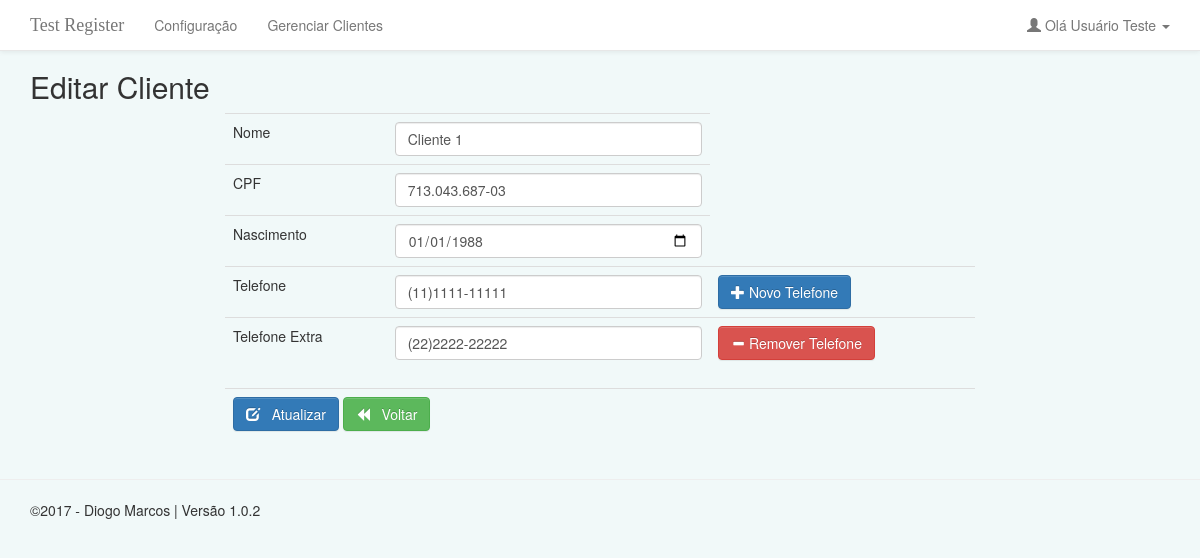
The app's page /edit-cliente.php?id=1 (signed in) with its own data.
### tables this page shows
CREATE TABLE IF NOT EXISTS `client` (
  `id` INT NOT NULL AUTO_INCREMENT,
  `name` VARCHAR(120) NOT NULL COMMENT 'Nome do Cliente',
  `cpf` VARCHAR(20) NOT NULL COMMENT 'CPF do Cliente',
  `general_registration` VARCHAR(20) NULL COMMENT 'RG do Cliente',
  `date_of_birth` DATE NOT NULL COMMENT 'Data de nascimento do Cliente',
  `created_at` DATETIME NOT NULL COMMENT 'Data e hora de cadastro do Cliente',
  PRIMARY KEY (`id`),
  UNIQUE INDEX `cpf_UNIQUE` (`cpf` ASC));

CREATE TABLE IF NOT EXISTS `phone` (
  `id` INT NOT NULL AUTO_INCREMENT,
  `client_id` INT NOT NULL,
  `number` VARCHAR(20) NULL,
  PRIMARY KEY (`id`, `client_id`),
  INDEX `fk_phone_client_idx` (`client_id` ASC),
  CONSTRAINT `fk_phone_client`
    FOREIGN KEY (`client_id`)
    REFERENCES `client` (`id`)
    ON DELETE NO ACTION
    ON UPDATE NO ACTION);

CREATE TABLE IF NOT EXISTS `configuration` (
  `id` INT NOT NULL AUTO_INCREMENT,
  `website_name` VARCHAR(60) NOT NULL,
  `version` VARCHAR(10) NULL,
  `state_id` INT NOT NULL,
  PRIMARY KEY (`id`, `state_id`),
  INDEX `fk_configuration_state1_idx` (`state_id` ASC),
  CONSTRAINT `fk_configuration_state1`
    FOREIGN KEY (`state_id`)
    REFERENCES `state` (`id`)
    ON DELETE NO ACTION
    ON UPDATE NO ACTION);

### includes/Connection.php (called while the page is built, shortened)
<?php
class Connection {
    private static $instance;
    public static function getInstance()
    {
        if (!isset(self::$instance)) {
            try {
                self::$instance = new PDO('mysql:host='.self::DB_HOST.';dbname='.self::DB_NAME.';charset=utf8', self::DB_USER, self::DB_PASSWORD);
                self::$instance->setAttribute(PDO::ATTR_ERRMODE, PDO::ERRMODE_EXCEPTION);
            } catch (PDOException $exception) {
                echo 'There was an error making the connection'.$exception->getMessage();
                exit();
            }
        }
        return self::$instance;
    }
}

### Controller/ConfigurationDao.php (called while the page is built, shortened)
<?php
include_once "AbstractDao.php";
class ConfigurationDao extends AbstractDao
{
    private $table_name;
    public function __construct()
    {
        $this->table_name = 'configuration';
    }
    public function readFirst()
    {
        $sql = "SELECT c.id AS id, c.website_name AS website_name, c.version AS version, c.state_id AS state_id, s.initial AS initial
                FROM {$this->table_name} AS c INNER JOIN state s ON (c.state_id=s.id) ORDER BY id LIMIT 1";
        try {
            $stmt = $this->getInstanceConnection()->prepare($sql);
            $stmt->execute();
            $get_row = $stmt->fetch(PDO::FETCH_ASSOC);
            return $get_row;
        } catch (PDOException $exception) {
            echo 'There was an error returning configuration information: '.$exception->getMessage();
        }
    }
}

### Controller/AbstractDao.php (called while the page is built, shortened)
<?php
abstract class AbstractDao
{
    private $instance_connection;
    public function __construct()
    {
        $this->instance_connection = Connection::getInstance();
    }
    public function getInstanceConnection(): PDO
    {
        return $this->instance_connection;
    }
}

### Controller/ClientDao.php (called while the page is built, shortened)
<?php
include_once "AbstractDao.php";
class ClientDao extends AbstractDao
{
    private $table_name;
    public function __construct()
    {
        $this->table_name = 'client';
    }
    public function read($id)
    {
        $sql = "SELECT * FROM {$this->table_name} WHERE id=:id";
        try {
            $stmt = $this->getInstanceConnection()->prepare($sql);
            $stmt->bindValue(":id", $id, PDO::PARAM_INT);
            $stmt->execute();
            $get_row = $stmt->fetch(PDO::FETCH_ASSOC);
            return $get_row;
        } catch (PDOException $exception) {
            echo 'An error occurred while returning the information the client: '.$exception->getMessage();
        }
    }
}

### Controller/PhoneDao.php (called while the page is built, shortened)
<?php
include_once "AbstractDao.php";
class PhoneDao extends AbstractDao
{
    private $table_name;
    public function __construct()
    {
        $this->table_name = 'phone';
    }
    public function findAll($client_id)
    {
        $sql = "SELECT * FROM {$this->table_name} WHERE client_id=:client_id";
        try {
            $stmt = $this->getInstanceConnection()->prepare($sql);
            $stmt->bindValue(":client_id", $client_id, PDO::PARAM_INT);
            $stmt->execute();
            if ($stmt->rowCount() > 0) {
                $get_data = $stmt->fetchAll();
                return $get_data;
            }
            return array();
        } catch (PDOException $exception) {
            echo 'There was an error fetching all registry phones: '.$exception->getMessage();
        }
    }
}

### edit-cliente.php (the view, shortened to what this page needs)
<?php
include_once "Controller/ClientDao.php";
include_once "Controller/ConfigurationDao.php";
include_once "Controller/PhoneDao.php";
include_once "includes/Connection.php";
$instance = Connection::getInstance();
$stmt = $instance->prepare("SELECT * FROM login WHERE id=:id");
$stmt->execute(array(":id"=>$_SESSION['user_session']));
$row=$stmt->fetch(PDO::FETCH_ASSOC);
$configuration_dao = new ConfigurationDao();
$configuration_data = $configuration_dao->readFirst();
$client_dao = new ClientDao();
$phone_dao = new PhoneDao();
if (isset($_GET['id'])) {
    extract($client_dao->read($_GET['id']));
    $phone_data = $phone_dao->findAll($id);
} else {
    header("Location: cliente.php");
    exit();
}
include_once "template/header.php";
?>
    <h2>Editar Cliente</h2>
    <form action="edit-cliente.php?id=<?php echo $id; ?>" method="post">
        <div class="row">
            <div class="col-md-8 center-block">
                <table id="dynamic-phone" class="table table-responsive">
                    <tr>
                        <td>Nome</td>
                        <td><input type="text" name="name" class="form-control" value="<?php echo $name; ?>" required></td>
                    </tr>
                    <tr>
                        <td>CPF</td>
                        <td><input type="text" name="cpf" class="form-control" data-mask="000.000.000-00" value="<?php echo $cpf; ?>" required></td>
                    </tr>
                    <tr>
                        <td>Nascimento</td>
                        <td><input type="date" name="date_of_birth" class="form-control" value="<?php echo $date_of_birth; ?>" required></td>
                    </tr>
                    <?php
                    if (!empty($phone_data)) {
                        $aux = 0;
                        foreach ($phone_data as $phone_row) {
                            if ($aux==0) {
                                $aux++;
                    ?>
                                <tr>
                                    <td>Telefone</td>
                                    <td>
                                        <input type="text" name="phone[]" class="form-control" data-mask="(00)0000-00009" value="<?php echo $phone_row['number']; ?>">
                                    </td>
                                    <td>
                                        <a id="add-input" class="btn btn-primary" href="javascript:void(0)">
                                            <span class="glyphicon glyphicon-plus" aria-hidden="true"></span>
                                            Novo Telefone
                                        </a>
                                    </td>
                                </tr>
                    <?php
                            } else {
                    ?>
                                <tr>
                                    <td>Telefone Extra</td>
                                    <td>
                                        <input type="text" name="phone[]" class="form-control" data-mask="(00)0000-00009" value="<?php echo $phone_row['number']; ?>">
                                    </td>
                                    <td>
                                        <a id="remove-input" class="btn btn-danger" href="javascript:void(0)">
                                            <span class="glyphicon glyphicon-minus" aria-hidden="true"></span>
                                            Remover Telefone
                                        </a>
                                    </td>
                                </tr>
                    <?php
                            }
                        }
                    }
                    ?>
                </table>
                <table class="table table-responsive">
                    <tr>
                        <td colspan="3">
                            <button type="submit" class="btn btn-primary" name="btn-update">
                                <span class="glyphicon glyphicon-edit"></span> &nbsp; Atualizar
                            </button>
                            <a href="cliente.php" class="btn btn-large btn-success"><i class="glyphicon glyphicon-backward"></i> &nbsp; Voltar</a>
                        </td>
                    </tr>
                </table>
            </div>
        </div>
    </form>
<?php include_once "template/footer.php"; ?>

### template/header.php (shortened to what this page needs)
<!DOCTYPE html>
<html lang="pt-BR" xmlns="http://www.w3.org/1999/xhtml">
<head>
    <link href="../assets/bootstrap/css/bootstrap-theme.min.css" rel="stylesheet" media="screen">
    <link href="../assets/bootstrap/css/bootstrap.min.css" rel="stylesheet" media="screen">
    <link href="../assets/styles/style.css" rel="stylesheet" type="text/css" media="screen">
</head>
<body>
    <nav class="navbar navbar-default navbar-fixed-top">
        <div class="container">
            <div class="navbar-header">
                <a class="navbar-brand" href="../index.php">Test Register</a>
            </div>
            <div id="navbar" class="navbar-collapse collapse">
                <ul class="nav navbar-nav">
                    <li><a href="../admin.php?id=<?php echo $configuration_data['id']; ?>">Configuração</a></li>
                    <li><a href="../cliente.php">Gerenciar Clientes</a></li>
                </ul>
                <ul class="nav navbar-nav navbar-right">
                    <li class="dropdown">
                        <a href="#" class="dropdown-toggle" data-toggle="dropdown" role="button" aria-haspopup="true" aria-expanded="false">
                            <span class="glyphicon glyphicon-user"></span>&nbsp;Olá <?php echo $row['name']; ?>&nbsp;<span class="caret"></span>
                        </a>
                    </li>
                </ul>
            </div>
        </div>
    </nav>
    <div class="container">

### template/footer.php (shortened to what this page needs)
    </div>
    <hr/>
    <footer class="container">
        <p>&copy;2017 - Diogo Marcos | Versão <?php echo $configuration_data['version']; ?></p>
    </footer>
</body>
</html>

### assets/styles/style.css (style rules this page uses)
body { background: #F1F9F9; padding-top: 50px; padding-bottom: 20px; }
.navbar-brand { font-family: "Lucida Handwriting"; }
.center-block { float: none!important; }

### records on screen
client: name "Cliente 1", cpf "713.043.687-03", date_of_birth "01/01/1988"
phone: number "(11)1111-11111"
phone: number "(22)2222-22222"
configuration: version "1.0.2"

### other values on screen
$row['name'] "Usuário Teste"
